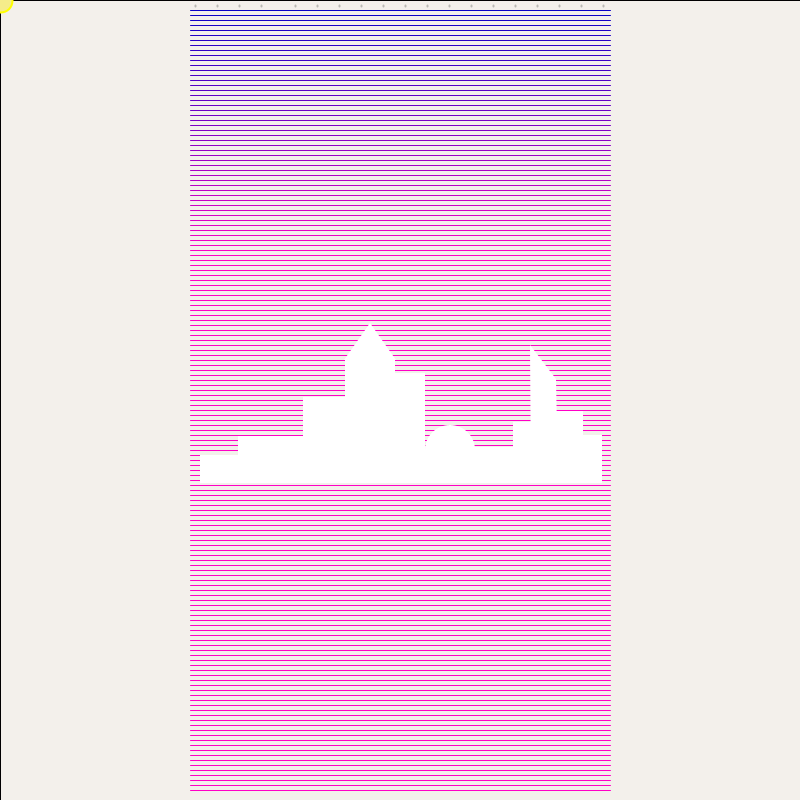
Frame 1 (no input)
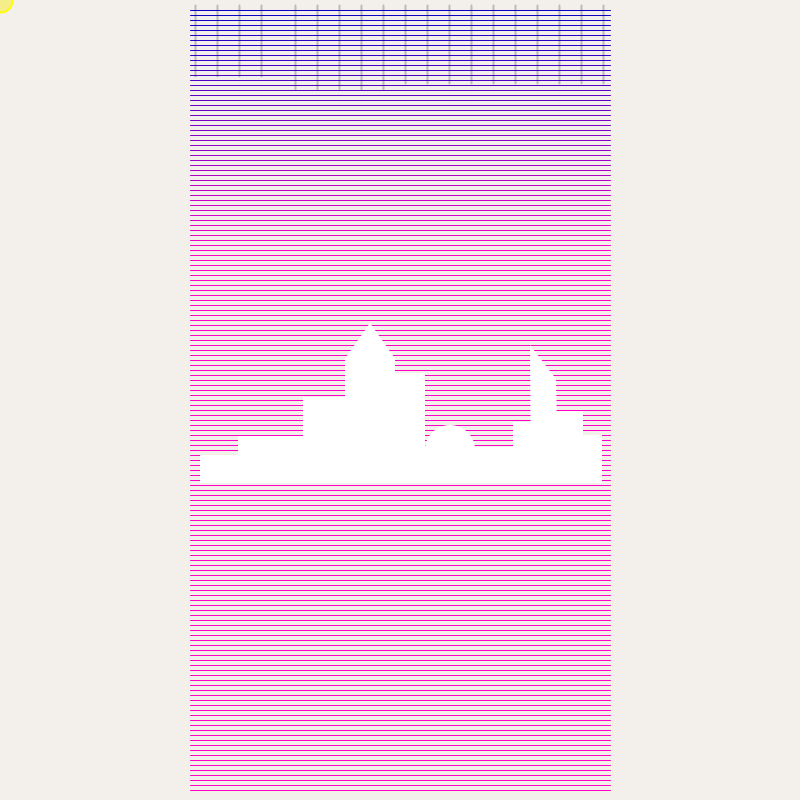
Frame 60 (the mouse pressed at the canvas centre just before this capture)
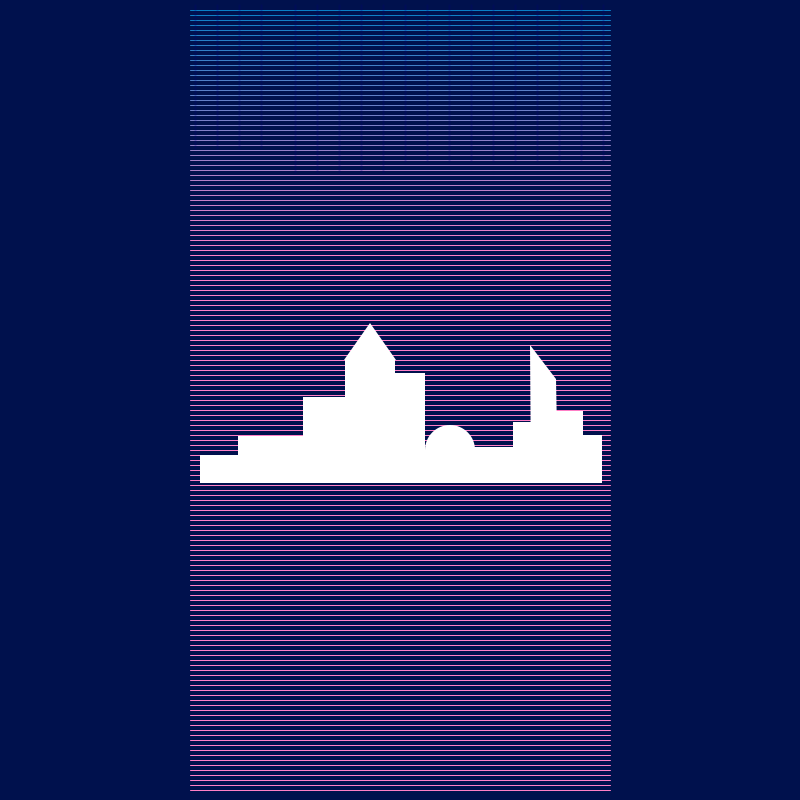
Frame 120 (the mouse held since frame 60 and released just before this capture)

The Processing sketch that drew these frames (run headless with seeded random() and noise(); from frame 60 on, the mouse is pressed at the canvas centre):

// Processing sketch: sketch_160919bHW123
// ── sketch_160919bHW123.pde
// timeline in the city
// Move the moon to see changes.
// Web version: https://linnnh.github.io/processingCanvas/

float rainHeightOne = 5;
float rainHeightTwo = 5;
float rainHeightThree = 5;
float blueRain = 0;

void setup() {
  size(800, 800);
}

void draw() {
  // logic
  blueRain = blueRain + 1;
  
  rainHeightOne = rainHeightOne + 1.2;
  rainHeightTwo = rainHeightTwo + 1.4;
  rainHeightThree = rainHeightThree + 1.3;
  
  noCursor();
  // set the canvas white!
  if (mousePressed == true) {
    fill(#00114D);
  } else {
    fill(243, 240, 235);
  }
  rect(0, 0, 800, 800);
  //background(243, 240, 235);
  //background(#000000);
  
  // set the gradient background
  // integer for RGB
  int r = 136;
  int g = 213;
  int b = 198;
  
  // sky
  for (int i = 10; i < 791; i = i + 5) {
    // set the boundaries
    float mapped = map(mouseY, 0, 800, 0, 255);
    // let i change R/G/B value
    strokeWeight(1);
    stroke(i, mapped, b);
    // make gradient with lines
    line(190, i, 610, i);
  }

  // rain group 1
  for (int i = 195; i < 280; i = i + 22) {
    // set the boundaries
    float mapped = map(mouseY, 0, 800, 0, 255);
    // let i change R/G/B value
    strokeWeight(2);
    stroke(1, 1, blueRain, 60);
    // make gradient with lines
    line(i, 5, i, rainHeightOne);
  }
  
  // rain group 2
  for (int i = 295; i < 390; i = i + 22) {
    // set the boundaries
    float mapped = map(mouseY, 0, 800, 0, 255);
    // let i change R/G/B value
    stroke(1, 1, blueRain, 60);
    // make gradient with lines
    line(i, 5, i, rainHeightTwo);
  }
  
  // rain group 3
  for (int i = 405; i < 610; i = i + 22) {
    // set the boundaries
    float mapped = map(mouseY, 0, 800, 0, 255);
    // let i change R/G/B value
    stroke(1, 1, blueRain, 60);
    // make gradient with lines
    line(i, 5, i, rainHeightThree);
  }
  
  if (rainHeightOne >= 800 || rainHeightTwo >= 800 || rainHeightThree >= 800)  {
   rainHeightOne = 5;
   rainHeightTwo = 5;
   rainHeightThree = 5;
   } else {
   println("it's raining");
   }
  


  //know your mouse!
  println("x: "+ mouseX);
  println("y: "+ mouseY);

  // sun
  stroke(255, 255, 0);
  fill(#F5EC8A);
  ellipse(mouseX, mouseY, 25, 25);
  
  // buildings
  noStroke();
  fill(#ffffff);
  rect(200, 455, 47, 28);
  
  noStroke();
  fill(#ffffff);
  rect(238, 436, 70, 47);
  
  noStroke();
  fill(#ffffff);
  rect(303, 397, 46, 86);
  
  noStroke();
  fill(#ffffff);
  rect(345, 359, 50, 124);
  
  noStroke();
  fill(#ffffff);
  rect(425, 450, 50, 33);

  noStroke();
  fill(#ffffff);
  ellipse(450, 450, 50, 50);
  
  noStroke();
  fill(#ffffff);
  triangle(370, 323, 344, 360, 396, 360);

  noStroke();
  fill(#ffffff);
  quad(531, 483, 558, 483, 556, 379, 530, 345);
  
  noStroke();
  fill(#ffffff);
  rect(394, 373, 31, 110);

  noStroke();
  fill(#ffffff);
  rect(513, 422, 30, 60);
  
  noStroke();
  fill(#ffffff);
  rect(577, 435, 25, 48);
  
  noStroke();
  fill(#ffffff);
  rect(474, 447, 57, 36);
  
  noStroke();
  fill(#ffffff);
  rect(555, 411, 28, 72);
 
}
